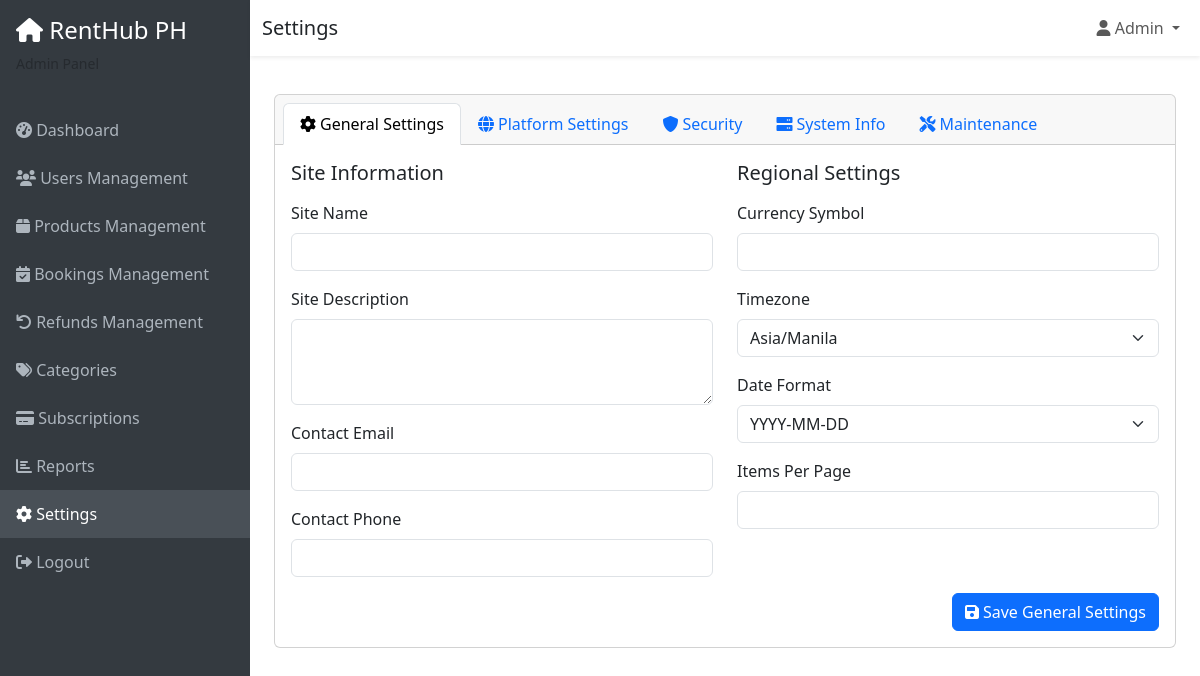
Before: /admin/settings.php (signed in) with the older database file.
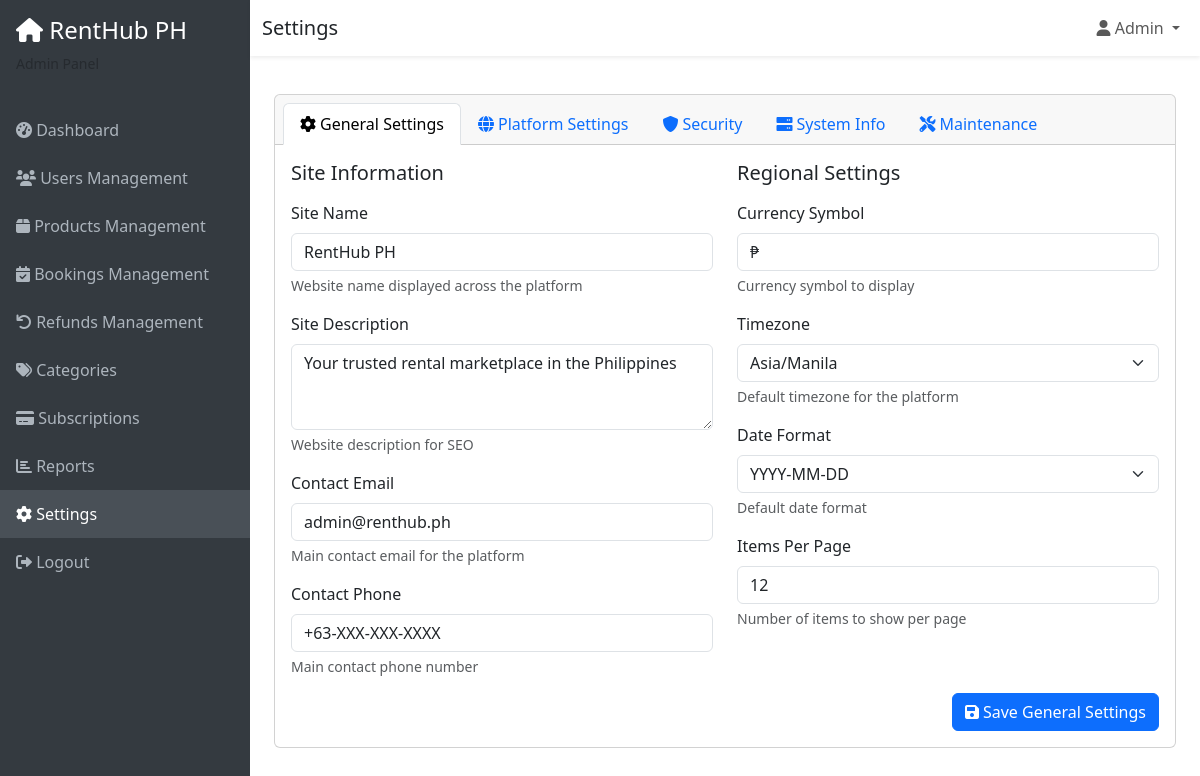
After: the same page with the newer database file.
### tables this page shows
CREATE TABLE `site_settings` (
  `setting_id` int(11) NOT NULL,
  `setting_key` varchar(100) NOT NULL,
  `setting_value` text DEFAULT NULL,
  `setting_description` text DEFAULT NULL,
  `created_at` timestamp NOT NULL DEFAULT current_timestamp(),
  `updated_at` timestamp NOT NULL DEFAULT current_timestamp() ON UPDATE current_timestamp()
);

### admin/settings.php (the view, shortened to what the changed rows need)
<?php
$database = new Database();
$conn = $database->getConnection();
$settings = [];
try {
    $query = "SELECT * FROM site_settings ORDER BY setting_key";
    $stmt = $conn->prepare($query);
    $stmt->execute();
    $settings_data = $stmt->fetchAll(PDO::FETCH_ASSOC);
    foreach ($settings_data as $setting) {
        $settings[$setting['setting_key']] = $setting;
    }
} catch (PDOException $e) {
    $settings = [];
}
?>
<!DOCTYPE html>
<html lang="en">
<head>
    <link href="https://cdn.jsdelivr.net/npm/bootstrap@5.3.0/dist/css/bootstrap.min.css" rel="stylesheet">
    <link href="https://cdnjs.cloudflare.com/ajax/libs/font-awesome/6.0.0/css/all.min.css" rel="stylesheet">
</head>
<body>
    <div class="main-content">
        <div class="container-fluid p-4">
            <div class="card">
                <div class="card-body">
                    <div class="tab-content" id="settingsTabContent">
                        <div class="tab-pane fade show active" id="general" role="tabpanel">
                            <form method="POST">
                                <div class="row">
                                    <div class="col-lg-6">
                                        <div class="mb-3">
                                            <label for="site_name" class="form-label">Site Name</label>
                                            <input type="text" class="form-control" id="site_name" name="site_name" value="<?php echo htmlspecialchars($settings['site_name']['setting_value'] ?? ''); ?>">
                                            <div class="form-text"><?php echo htmlspecialchars($settings['site_name']['setting_description'] ?? ''); ?></div>
                                        </div>
                                        <div class="mb-3">
                                            <label for="site_description" class="form-label">Site Description</label>
                                            <textarea class="form-control" id="site_description" name="site_description" rows="3"><?php echo htmlspecialchars($settings['site_description']['setting_value'] ?? ''); ?></textarea>
                                            <div class="form-text"><?php echo htmlspecialchars($settings['site_description']['setting_description'] ?? ''); ?></div>
                                        </div>
                                        <div class="mb-3">
                                            <label for="site_email" class="form-label">Contact Email</label>
                                            <input type="email" class="form-control" id="site_email" name="site_email" value="<?php echo htmlspecialchars($settings['site_email']['setting_value'] ?? ''); ?>">
                                            <div class="form-text"><?php echo htmlspecialchars($settings['site_email']['setting_description'] ?? ''); ?></div>
                                        </div>
                                        <div class="mb-3">
                                            <label for="site_phone" class="form-label">Contact Phone</label>
                                            <input type="text" class="form-control" id="site_phone" name="site_phone" value="<?php echo htmlspecialchars($settings['site_phone']['setting_value'] ?? ''); ?>">
                                            <div class="form-text"><?php echo htmlspecialchars($settings['site_phone']['setting_description'] ?? ''); ?></div>
                                        </div>
                                    </div>
                                    <div class="col-lg-6">
                                        <div class="mb-3">
                                            <label for="currency_symbol" class="form-label">Currency Symbol</label>
                                            <input type="text" class="form-control" id="currency_symbol" name="currency_symbol" value="<?php echo htmlspecialchars($settings['currency_symbol']['setting_value'] ?? ''); ?>">
                                            <div class="form-text"><?php echo htmlspecialchars($settings['currency_symbol']['setting_description'] ?? ''); ?></div>
                                        </div>
                                        <div class="mb-3">
                                            <label for="timezone" class="form-label">Timezone</label>
                                            <select class="form-select" id="timezone" name="timezone">
                                                <option value="Asia/Manila" <?php echo ($settings['timezone']['setting_value'] ?? '') == 'Asia/Manila' ? 'selected' : ''; ?>>Asia/Manila</option>
                                            </select>
                                            <div class="form-text"><?php echo htmlspecialchars($settings['timezone']['setting_description'] ?? ''); ?></div>
                                        </div>
                                        <div class="mb-3">
                                            <label for="date_format" class="form-label">Date Format</label>
                                            <select class="form-select" id="date_format" name="date_format">
                                                <option value="Y-m-d" <?php echo ($settings['date_format']['setting_value'] ?? '') == 'Y-m-d' ? 'selected' : ''; ?>>YYYY-MM-DD</option>
                                            </select>
                                            <div class="form-text"><?php echo htmlspecialchars($settings['date_format']['setting_description'] ?? ''); ?></div>
                                        </div>
                                        <div class="mb-3">
                                            <label for="items_per_page" class="form-label">Items Per Page</label>
                                            <input type="number" class="form-control" id="items_per_page" name="items_per_page" value="<?php echo htmlspecialchars($settings['items_per_page']['setting_value'] ?? ''); ?>" min="1" max="100">
                                            <div class="form-text"><?php echo htmlspecialchars($settings['items_per_page']['setting_description'] ?? ''); ?></div>
                                        </div>
                                    </div>
                                </div>
                            </form>
                        </div>
                    </div>
                </div>
            </div>
        </div>
    </div>
</body>
</html>

Changed rows visible on the page:
added site_settings: site_name "RentHub PH", setting_description "Website name displayed across the platform"
added site_settings: site_description "Your trusted rental marketplace in the Philippines", setting_description "Website description for SEO"
added site_settings: site_email "admin@renthub.ph", setting_description "Main contact email for the platform"
added site_settings: site_phone "+63-XXX-XXX-XXXX", setting_description "Main contact phone number"
added site_settings: currency_symbol "₱", setting_description "Currency symbol to display"
added site_settings: timezone "Asia/Manila", setting_description "Default timezone for the platform"
added site_settings: date_format "YYYY-MM-DD", setting_description "Default date format"
added site_settings: items_per_page "12", setting_description "Number of items to show per page"
Other visible differences:
form field timezone: "Asia/Manila" → (not shown)
form field date_format: "YYYY-MM-DD" → (not shown)
